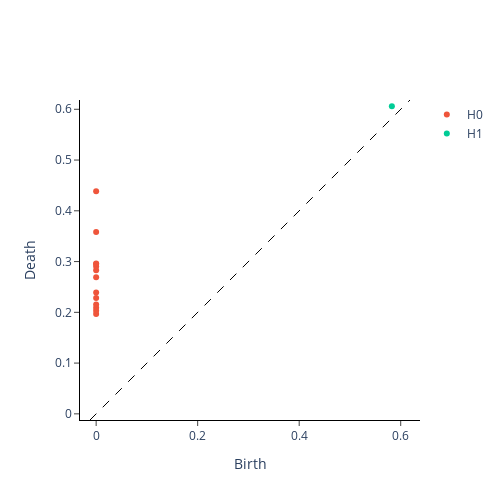

Notebook source saved alongside this figure:
### Code cell
VR.plot(X_vr, sample=50)

### Figure 1 — Plotly figure (JSON) as saved in the notebook; plotly's stock layout.template omitted (floating-point values rounded to 4 significant figures)
{"data": [{"hoverinfo": "none", "line": {"color": "black", "dash": "dash", "width": 1}, "mode": "lines", "showlegend": false, "type": "scatter", "x": [-0.01212, 0.6183], "y": [-0.01212, 0.6183]}, {"hoverinfo": "text", "hovertext": ["(0.0, 0.19674032926559448)", "(1.1102230246251565e-16, 0.20294801890850067)", "(0.0, 0.20899254083633423)", "(0.0, 0.21527238190174103)", "(1.1102230246251565e-16, 0.22803764045238495)", "(0.0, 0.23905183374881744)", "(0.0, 0.2689516842365265)", "(0.0, 0.2827910780906677)", "(1.1102230246251565e-16, 0.2900526225566864)", "(0.0, 0.2951095998287201)", "(1.1102230246251565e-16, 0.2961556613445282)", "(0.0, 0.358479380607605)", "(0.0, 0.4385012686252594)"], "mode": "markers", "name": "H0", "type": "scatter", "x": [0, 1.11e-16, 0, 0, 1.11e-16, 0, 0, 0, 1.11e-16, 0, 1.11e-16, 0, 0], "y": [0.1967, 0.2029, 0.209, 0.2153, 0.228, 0.2391, 0.269, 0.2828, 0.2901, 0.2951, 0.2962, 0.3585, 0.4385]}, {"hoverinfo": "text", "hovertext": ["(0.5825898051261902, 0.606184720993042)"], "mode": "markers", "name": "H1", "type": "scatter", "x": [0.5826], "y": [0.6062]}], "layout": {"height": 500, "plot_bgcolor": "white", "width": 500, "xaxis": {"autorange": false, "exponentformat": "e", "linecolor": "black", "linewidth": 1, "mirror": false, "range": [-0.01212, 0.6183], "showexponent": "all", "showline": true, "side": "bottom", "ticks": "outside", "title": {"text": "Birth"}, "type": "linear", "zeroline": true}, "yaxis": {"autorange": false, "exponentformat": "e", "linecolor": "black", "linewidth": 1, "mirror": false, "range": [-0.01212, 0.6183], "scaleanchor": "x", "scaleratio": 1, "showexponent": "all", "showline": true, "side": "left", "ticks": "outside", "title": {"text": "Death"}, "type": "linear", "zeroline": true}}}
